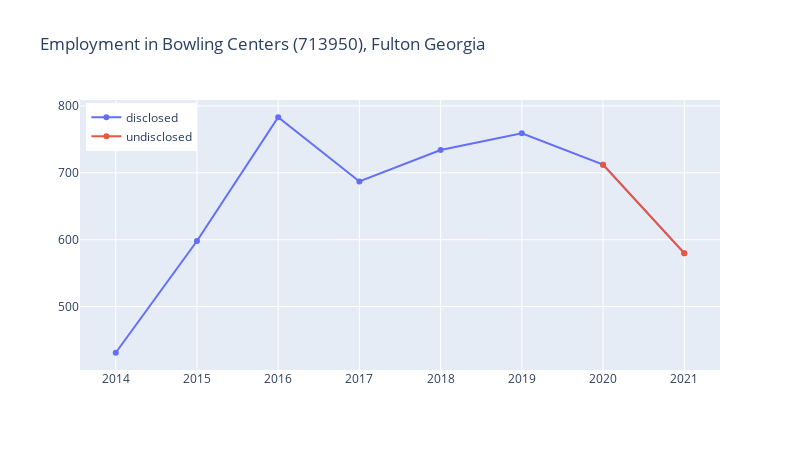

Notebook code for this chart:
### Code cell
fig = go.Figure()
fig.add_trace(
    go.Scatter(
        x = years,
        y = employment_series['713950'],
        name = 'disclosed'
    )
)
fig.add_trace(
    go.Scatter(
        x = years[-2:],
        y = employment_series['713950'].iloc[-2:],
        name = 'undisclosed'

    )
)
fig.update_layout(
    title='Employment in Bowling Centers (713950), Fulton Georgia',
    width=800,
    height=450,
    legend=dict(
                y=0.99,
                x=0.01
                )
)

### Figure 1 — Plotly figure (JSON) as saved in the notebook; plotly's stock layout.template omitted (floating-point values rounded to 4 significant figures)
{"data": [{"name": "disclosed", "type": "scatter", "x": [2014, 2015, 2016, 2017, 2018, 2019, 2020, 2021], "y": [431, 598, 783, 687, 734, 759, 712.1, 579.9]}, {"name": "undisclosed", "type": "scatter", "x": [2020, 2021], "y": [712.1, 579.9]}], "layout": {"height": 450, "legend": {"x": 0.01, "y": 0.99}, "title": {"text": "Employment in Bowling Centers (713950), Fulton Georgia"}, "width": 800}}
